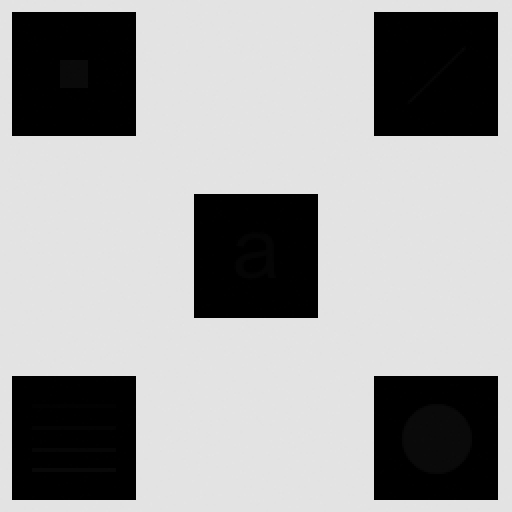
#> input picture 2024c-22913/mmn13/assets/embedded-squares.png, 512 x 512 px
$ jupyter execute q1.ipynb
#> lines starting #> are read from the running program, lines starting #| are printed output that depends on the picture; after the words box and inside, x2 and y2 are one past the last pixel; in counts of white or black regions, pixels touching at a corner belong together
[cell 1]
import cv2
import numpy as np
from matplotlib import pyplot as plt
from functools import cache

[cell 2]
image_bgr = cv2.imread('../assets/embedded-squares.png')
#> image_bgr is the input picture: shape (512, 512, 3); min 0, max 229, mean 160.7
image_gray = cv2.cvtColor(image_bgr, cv2.COLOR_BGR2GRAY)
histogram_values, histogram_bins = np.histogram(image_gray.flatten(), bins=256, range=(0, 256))
#> histogram_values = 256 values, max 172240 at index 227, min 0 at index 13, mean 1024; histogram_bins = 257 values from 0 to 256

plt.subplots(1, 2)

plt.subplot(1, 2, 1)
plt.axis("off")
_ = plt.imshow(image_gray, cmap="gray", vmin=0, vmax=255)

plt.subplot(1, 2, 2)
plt.title("Gray-level histogram (Log)")
_ = plt.hist(histogram_values, histogram_bins, log=True)
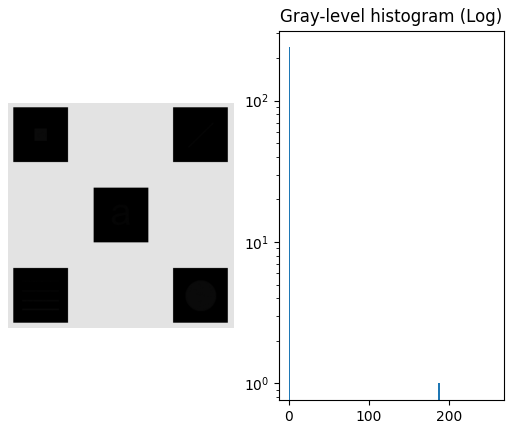
#> figure drawn by matplotlib, 2 panels; panel 2: tallest bar 238 high, from x = 0 to 1

[cell 3]
def create_transformation_function(histogram_values: np.ndarray):
    cdf = (histogram_values / histogram_values.sum()).cumsum()
#> cdf = 256 values from 0.256 to 1

    def transformation_function(pixel_value: float):
        return np.ceil(cdf[pixel_value] * 255)

    return transformation_function

transform = create_transformation_function(histogram_values)
processed_image = [transform(x) for x in image_gray.flatten()]
#> processed_image = 262144 items
processed_image = np.array(processed_image).reshape(image_gray.shape)
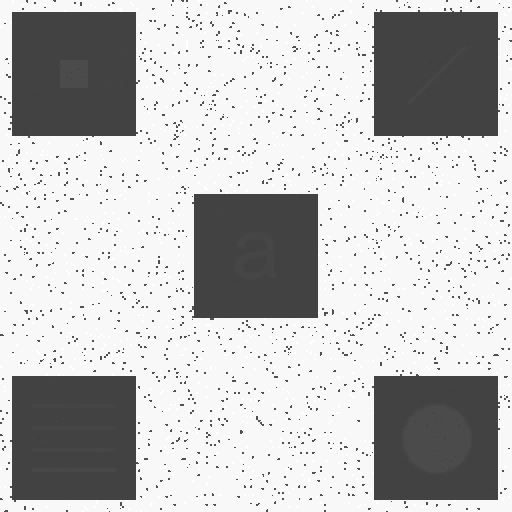
#> processed_image: shape (512, 512) float64; min 66, max 255, mean 191.5

processed_histogry_values, processed_histogram_bins = np.histogram(
    processed_image.flatten(), bins=256, range=(0, 255))
#> processed_histogry_values = 256 values, max 172240 at index 248, min 0 at index 0, mean 1024; processed_histogram_bins = 257 values from 0 to 255

plt.subplots(1, 2)
plt.subplot(1, 2, 1)
plt.axis("off")
_ = plt.imshow(processed_image, cmap="gray", vmin=0, vmax=255)
plt.subplot(1, 2, 2)
plt.title("Gray-level histogram (Log)")
_ = plt.hist(processed_histogry_values, processed_histogram_bins, log=True)
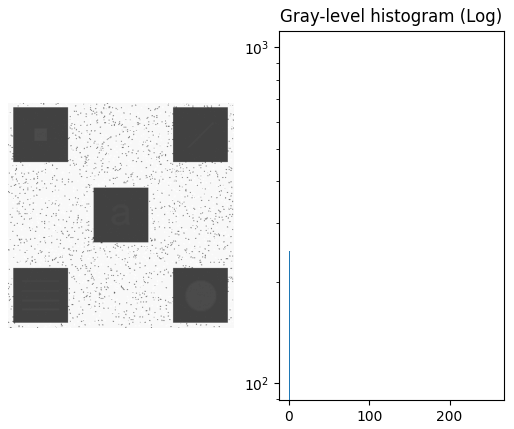
#> figure drawn by matplotlib, 2 panels; panel 2: tallest bar 247 high, from x = 0 to 0.996

[cell 4]
x = image_gray.copy()
t = 1
x[x < t] = 0
x[x >= t] = 255
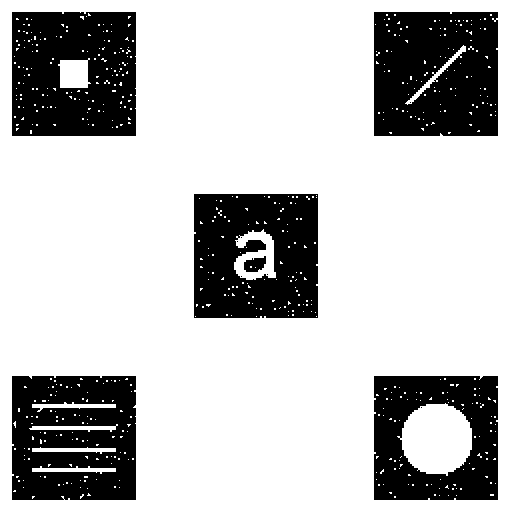
#> x: shape (512, 512); 74.4% white; 12 black regions (6 under 20 px), largest, box (x1, y1, x2, y2) and area: (374, 12, 498, 136) 14637, (12, 12, 136, 136) 14046, (194, 194, 318, 318) 13580, (12, 376, 136, 500) 13545, (374, 376, 498, 500) 10994, (244, 256, 266, 272) 248
plt.imshow(x, cmap="gray", vmin=0, vmax=255)

[cell 5]
img = cv2.imread('../assets/embedded-squares.png', cv2.IMREAD_GRAYSCALE)
# img = cv2.cvtColor(image_bgr, cv2.COLOR_BGR2GRAY)
img_hist = cv2.calcHist([img], [0], None, [256], [0, 256])
#> img_hist has the same summary as histogram_values
img_cdf = img_hist.cumsum()
#> img_cdf = 256 values from 67056 to 262144
img_cdf_normalized = img_cdf / img_cdf.max() * float(img_hist.max())
#> img_cdf_normalized = 256 values from 44058.7 to 172240

eq = cv2.equalizeHist(img)
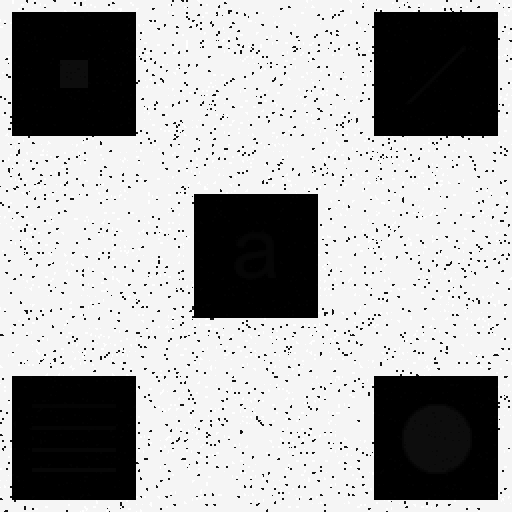
#> eq: shape (512, 512); min 0, max 255, mean 168.9
eq_hist = cv2.calcHist([eq], [0], None, [256], [0, 256])
#> eq_hist = 256 values, max 172240 at index 245, min 0 at index 1, mean 1024
eq_cdf = eq_hist.cumsum()
#> eq_cdf = 256 values from 67056 to 262144
eq_cdf_normalized = eq_cdf / eq_cdf.max() * float(eq_hist.max())
#> eq_cdf_normalized = 256 values from 44058.7 to 172240

plt.subplot(221)
plt.imshow(img, cmap="gray", vmin=0, vmax=256)
plt.subplot(223)
plt.plot(img_hist)
plt.plot(img_cdf_normalized, color="blue")

plt.subplot(222)
plt.imshow(eq, cmap="gray", vmin=0, vmax=256)
plt.subplot(224)
plt.plot(eq_hist)
plt.plot(eq_cdf_normalized, color="blue")

plt.show()
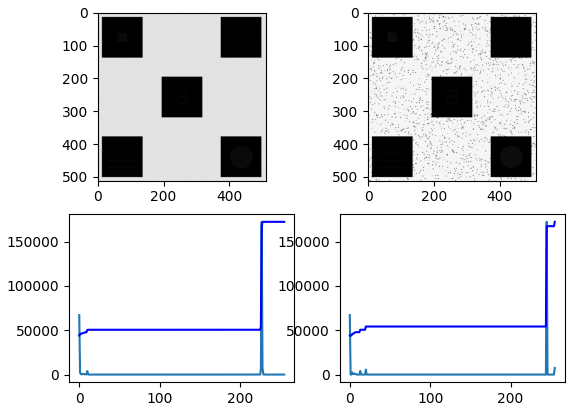
#> figure drawn by matplotlib, 4 panels; panel 2: curve peaks at x = 227, y = 172240; panel 2: curve peaks at x = 229, y = 172240; panel 4: curve peaks at x = 245, y = 172240; panel 4: curve peaks at x = 255, y = 172240

[cell 6]
img = cv2.imread('../assets/embedded-squares.png', cv2.IMREAD_GRAYSCALE)
obj = cv2.createCLAHE(clipLimit=128, tileGridSize=(32, 32))
img = obj.apply(img)
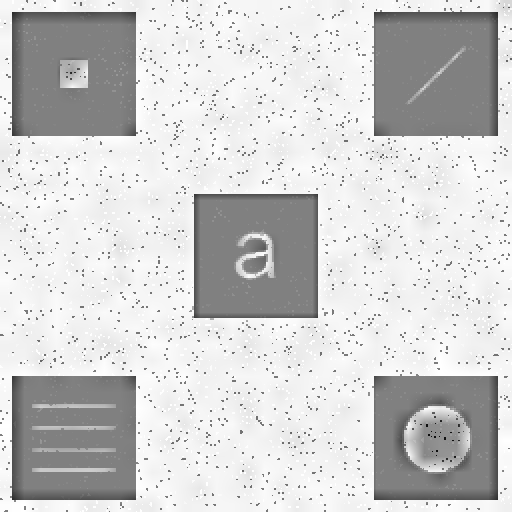
#> img: shape (512, 512); min 13, max 255, mean 207
hist = cv2.calcHist([img], [0], None, [256], [0, 256])
#> hist = 256 values, max 43839 at index 128, min 0 at index 0, mean 1024
cdf = hist.cumsum()
#> cdf = 256 values from 0 to 262144
cdf_normalized = cdf * float(hist.max()) / cdf.max()
#> cdf_normalized = 256 values from 0 to 43839

plt.figure()
plt.imshow(img, cmap="gray", vmin=0, vmax=255)

# plt.subplot(212)
# plt.plot(hist)
# plt.plot(cdf_normalized, color="blue")

[cell 7]
import cv2
import numpy as np
from matplotlib import pyplot as plt

def limit_contrast(cdf, contrast_limit):
    excess = 0
    for i, v in enumerate(cdf):
        if v > contrast_limit:
            excess += v - contrast_limit
            cdf[i] = contrast_limit
    cdf[:] = cdf + (excess / cdf.size)

def equalize(arr: np.ndarray, contrast_limit: int):
    hist, _ = np.histogram(arr, 256, (0, 256))
    cdf = hist.cumsum()
    cdf = cdf / cdf.max() * 255
    limit_contrast(cdf, contrast_limit)
    arr[:] = cdf[arr]

image = cv2.imread('../assets/embedded-squares.png', cv2.IMREAD_GRAYSCALE)

contrast_limit = 256
kernel_width = 3
kernel_height = 3

for kernel_top in range(0, image.shape[0], kernel_height):
    for kernel_left in range(0, image.shape[1], kernel_width):
        strip = image[kernel_top:(kernel_top+kernel_height), kernel_left:(kernel_left+kernel_width)]
        equalize(strip, contrast_limit)

_ = plt.imshow(image, cmap="gray", vmin=0, vmax=255)
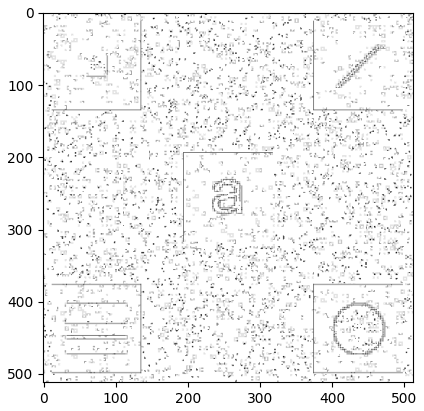
#> figure drawn by matplotlib, 1 panel
